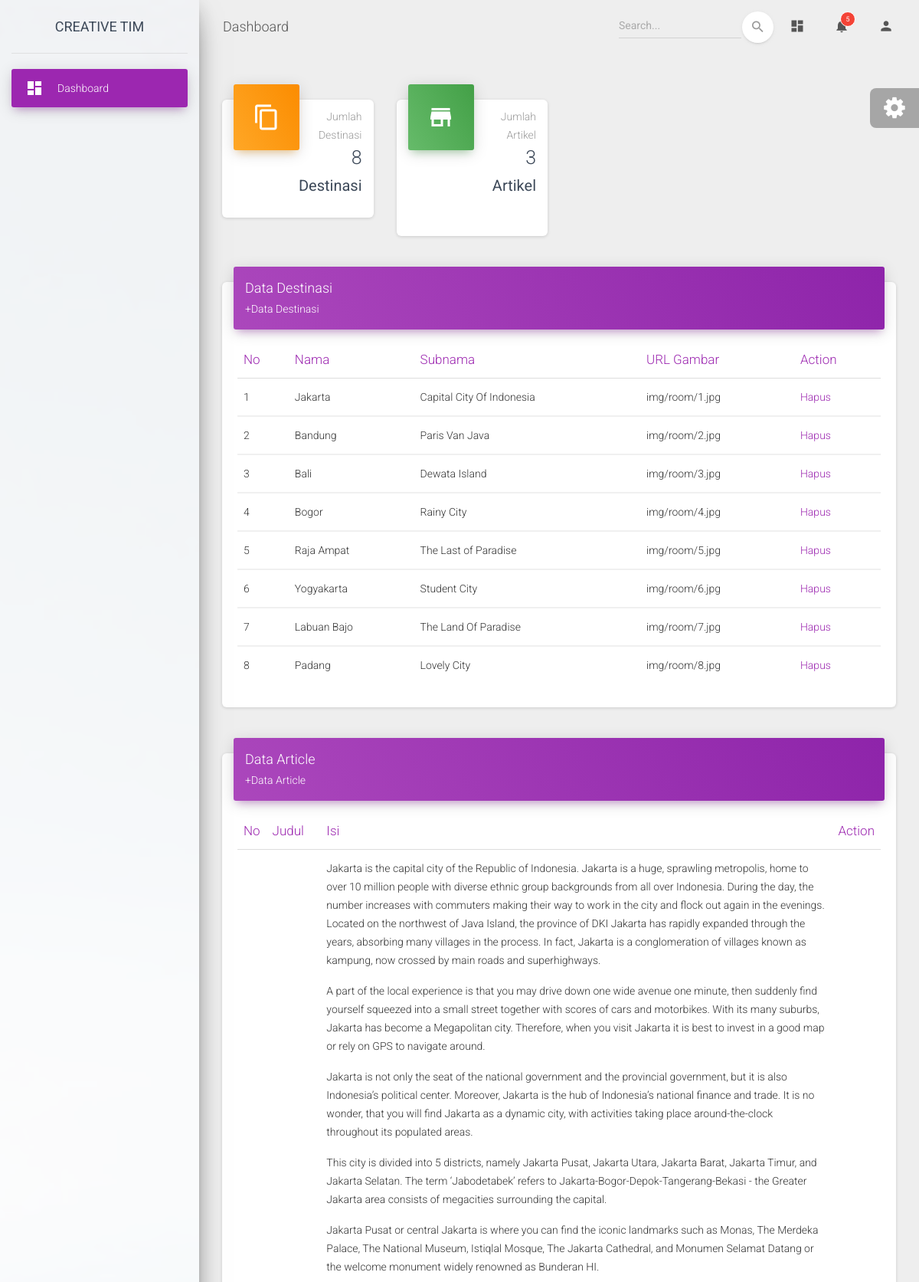
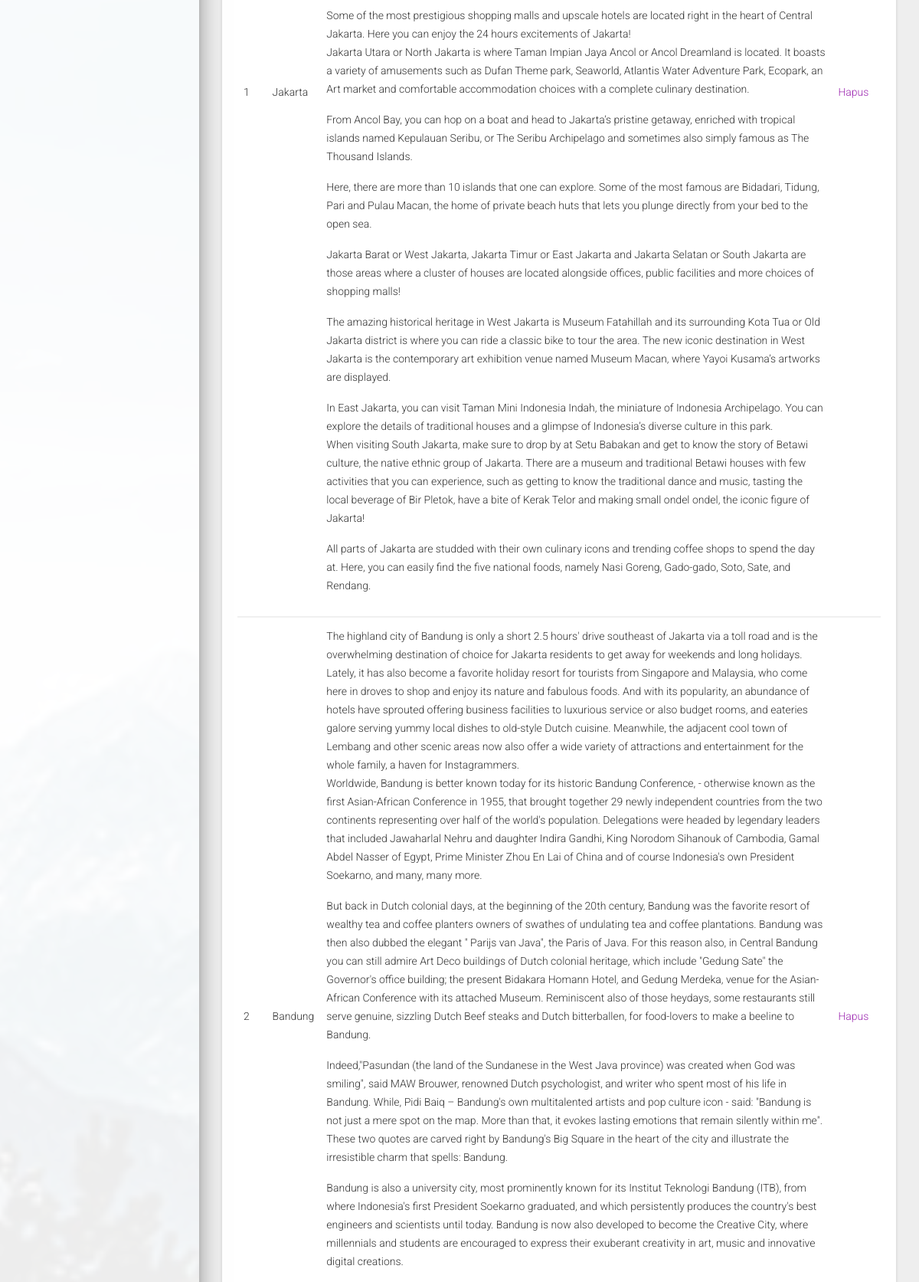
The app's page /admin/examples/dashboard.php (upper part) with its own data (2 pictures, top to bottom).
### tables this page shows
CREATE TABLE `destination` (
  `id` int(11) NOT NULL,
  `name` varchar(20) NOT NULL,
  `subname` varchar(100) NOT NULL,
  `url` varchar(100) NOT NULL
);

CREATE TABLE `article` (
  `id` int(11) NOT NULL,
  `judul` varchar(100) NOT NULL,
  `isi` text NOT NULL
);

### admin/examples/dashboard.php (the view, shortened to what this page needs)
<!DOCTYPE html>
<html lang="en">
<head>
  <link rel="stylesheet" href="https://maxcdn.bootstrapcdn.com/font-awesome/latest/css/font-awesome.min.css">
  <link href="../assets/css/material-dashboard.css?v=2.1.2" rel="stylesheet" />
  <link href="../assets/demo/demo.css" rel="stylesheet" />
</head>
<body class="">
  <div class="wrapper ">
    <div class="sidebar" data-color="purple" data-background-color="white" data-image="../assets/img/sidebar-1.jpg">
      <div class="logo"><a href="http://www.creative-tim.com" class="simple-text logo-normal">
          Creative Tim
        </a></div>
      <div class="sidebar-wrapper">
        <ul class="nav">
          <li class="nav-item active  ">
            <a class="nav-link" href="./dashboard.php">
              <i class="material-icons">dashboard</i>
              <p>Dashboard</p>
            </a>
          </li>
        </ul>
      </div>
    </div>
    <div class="main-panel">
      <nav class="navbar navbar-expand-lg navbar-transparent navbar-absolute fixed-top ">
        <div class="container-fluid">
          <div class="navbar-wrapper">
            <a class="navbar-brand" href="javascript:;">Dashboard</a>
          </div>
          <div class="collapse navbar-collapse justify-content-end">
            <form class="navbar-form">
              <div class="input-group no-border">
                <input type="text" value="" class="form-control" placeholder="Search...">
                <button type="submit" class="btn btn-white btn-round btn-just-icon">
                  <i class="material-icons">search</i>
                  <div class="ripple-container"></div>
                </button>
              </div>
            </form>
            <ul class="navbar-nav">
              <li class="nav-item">
                <a class="nav-link" href="javascript:;">
                  <i class="material-icons">dashboard</i>
                </a>
              </li>
              <li class="nav-item dropdown">
                <a class="nav-link" href="http://example.com" id="navbarDropdownMenuLink" data-toggle="dropdown" aria-haspopup="true" aria-expanded="false">
                  <i class="material-icons">notifications</i>
                  <span class="notification">5</span>
                </a>
              </li>
              <li class="nav-item dropdown">
                <a class="nav-link" href="javascript:;" id="navbarDropdownProfile" data-toggle="dropdown" aria-haspopup="true" aria-expanded="false">
                  <i class="material-icons">person</i>
                </a>
              </li>
            </ul>
          </div>
        </div>
      </nav>
      <div class="content">
        <div class="container-fluid">
          <div class="row">
            <div class="col-lg-3 col-md-6 col-sm-6">
              <div class="card card-stats">
                <div class="card-header card-header-warning card-header-icon">
                  <div class="card-icon">
                    <i class="material-icons">content_copy</i>
                  </div>
                  <p class="card-category">Jumlah Destinasi</p>
                  <h3 class="card-title">
                      <?php
                      include '../../koneksi.php';
                      $query = mysqli_query($koneksi,"SELECT * from destination");
                      $num = mysqli_num_rows($query);
                      echo $num;
                      ?>
                    <small>Destinasi</small>
                  </h3>
                </div><br>
              </div>
            </div>
            <div class="col-lg-3 col-md-6 col-sm-6">
              <div class="card card-stats">
                <div class="card-header card-header-success card-header-icon">
                  <div class="card-icon">
                    <i class="material-icons">store</i>
                  </div>
                  <p class="card-category">Jumlah Artikel</p>
                  <h3 class="card-title">
                  <?php
                  $query1 = mysqli_query($koneksi,"SELECT * from article");
                  $num = mysqli_num_rows($query1);
                  echo $num;
                  ?>
                  <small>Artikel</small>
                  </h3>
                </div>
                  <br><br>
              </div>
            </div>
          </div><div class="row">
            <div class="col-md-12">
              <div class="card">
                <div class="card-header card-header-primary">
                  <h4 class="card-title ">Data Destinasi</h4>
                  <p class="card-category"><a href="tambahkamar.php">+Data Destinasi</a></p>
                </div>
                <div class="card-body">
                  <div class="table-responsive">
                    <table class="table">
                      <thead class=" text-primary">
                        <th>
                          No
                        </th>
                        <th>
                          Nama
                        </th>
                        <th>
                          Subnama
                        </th>
                        <th>
                          URL Gambar
                        </th>
                        <th>
                            Action
                        </th>
                      </thead>
                      <?php
                      $query = mysqli_query($koneksi,"SELECT * from destination");
                      $no = 1;
                      while($row = mysqli_fetch_assoc($query)){
                      ?>
                      <tbody>
                        <tr>
                          <td>
                            <?php
                            echo $no;
                            ?>
                          </td>
                          <td>
                            <?php
                            echo $row['name'];
                            ?>
                          </td>
                          <td>
                            <?php
                            echo $row['subname'];
                            ?>
                          </td>
                          <td>
                            <?php
                            echo $row['url'];
                            ?>
                          </td>
                          <td>
                            <a href="hapus.php?id=<?php echo $row['id'];?>  ">Hapus</a>
                          </td>
                        </tr>
                        <?php
                        $no++;
                        }
                        ?>
                      </tbody>
                    </table>
                  </div>
                </div>
              </div>
            </div>
            <div class="col-md-12">
              <div class="card">
                <div class="card-header card-header-primary">
                  <h4 class="card-title ">Data Article</h4>
                  <p class="card-category"><a href="tambahartikel.php">+Data Article</a></p>
                </div>
                <div class="card-body">
                  <div class="table-responsive">
                    <table class="table">
                      <thead class=" text-primary">
                        <th>
                          No
                        </th>
                        <th>
                          Judul
                        </th>
                        <th>
                          Isi
                        </th>
                        <th>
                            Action
                        </th>
                      </thead>
                      <?php
                      $query = mysqli_query($koneksi,"SELECT * from article");
                      $no = 1;
                      while($row = mysqli_fetch_assoc($query)){
                      ?>
                      <tbody>
                        <tr>
                          <td>
                            <?php
                            echo $no;
                            ?>
                          </td>
                          <td>
                            <?php
                            echo $row['judul'];
                            ?>
                          </td>
                          <td>
                            <?php
                            echo $row['isi'];
                            ?>
                          </td>
                          <td>
                            <a href="hapusartikle.php?id=<?php echo $row['id'];?>  ">Hapus</a>
                          </td>
                        </tr>
                        <?php
                        $no++;
                        }
                        ?>
                      </tbody>
                    </table>
                  </div>
                </div>
              </div>
            </div>
          </div>
        </div>
      </div>
    </div>
  </div>
  <div class="fixed-plugin">
    <div class="dropdown show-dropdown">
      <a href="#" data-toggle="dropdown">
        <i class="fa fa-cog fa-2x"> </i>
      </a>
    </div>
  </div>
</body>
</html>

### records on screen
destination: name "Jakarta", subname "Capital City Of Indonesia", url "img/room/1.jpg"
destination: name "Bandung", subname "Paris Van Java", url "img/room/2.jpg"
destination: name "Bali", subname "Dewata Island", url "img/room/3.jpg"
destination: name "Bogor", subname "Rainy City", url "img/room/4.jpg"
destination: name "Raja Ampat", subname "The Last of Paradise", url "img/room/5.jpg"
destination: name "Yogyakarta", subname "Student City", url "img/room/6.jpg"
destination: name "Labuan Bajo", subname "The Land Of Paradise", url "img/room/7.jpg"
destination: name "Padang", subname "Lovely City", url "img/room/8.jpg"
article: judul "Jakarta", isi "Jakarta is the capital city of the Republic of Indonesia. Jakarta is a huge, sprawling metropolis, home to over 10 million people with diverse ethnic group backgrounds from all over Indonesia. During the day, the number increases with commuters making their way to work in the city and flock out again in the evenings. Located on the northwest of Java Island, the province of DKI Jakarta has rapidly expanded through the years, absorbing many villages in the process. In fact, Jakarta is a conglomeration of villages known as kampung, now crossed by main roads and superhighways. A part of the local experience is that you may drive down one wide avenue one minute, then suddenly find yourself…"
article: judul "Bandung", isi "The highland city of Bandung is only a short 2.5 hours' drive southeast of Jakarta via a toll road and is the overwhelming destination of choice for Jakarta residents to get away for weekends and long holidays. Lately, it has also become a favorite holiday resort for tourists from Singapore and Malaysia, who come here in droves to shop and enjoy its nature and fabulous foods. And with its popularity, an abundance of hotels have sprouted offering business facilities to luxurious service or also budget rooms, and eateries galore serving yummy local dishes to old-style Dutch cuisine. Meanwhile, the adjacent cool town of Lembang and other scenic areas now also offer a wide variety of…"

### other values on screen
$num "8"
$num "3"
